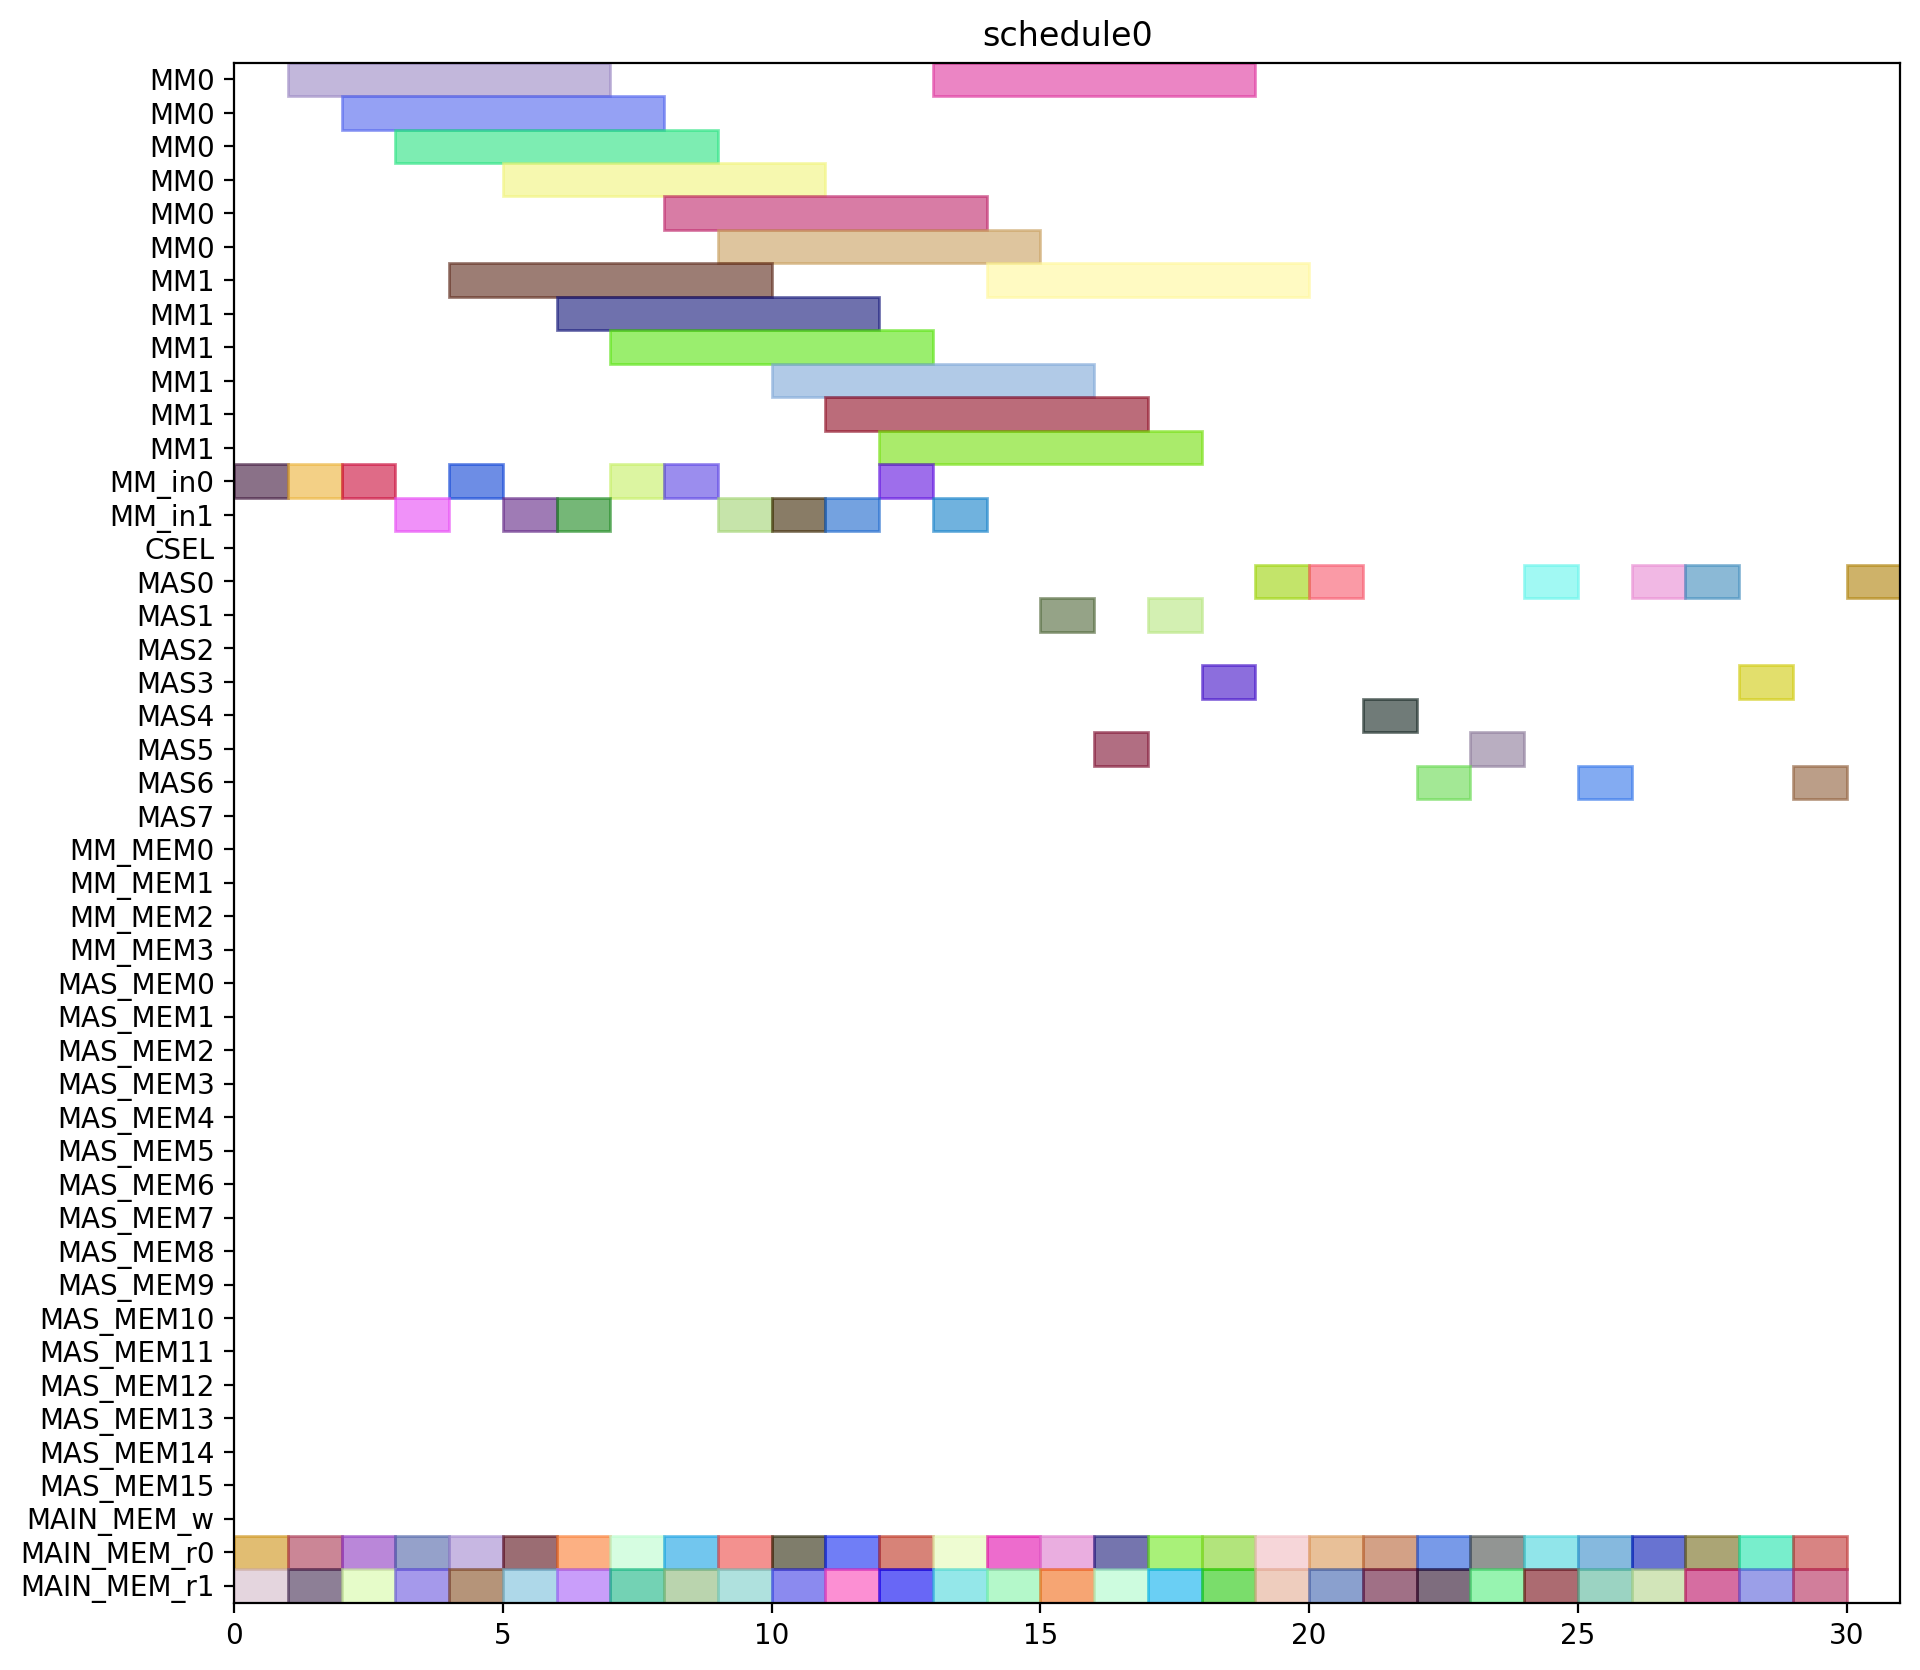

Here is the Python script that generated this plot:
from pyschedule import Scenario, solvers, plotters, alt


def solve():
	horizon = 120
	S = Scenario("schedule0", horizon=horizon)

	# resource
	MM = S.Resources('MM', num=2, size=6)
	MM_in = S.Resources('MM_in', num=2)
	CSEL = S.Resource('CSEL')
	MAS = S.Resources('MAS', num=8, size=1, periods=range(1, horizon))
	MM_MEM = S.Resources('MM_MEM', num=4)
	MAS_MEM = S.Resources('MAS_MEM', num=16)
	MAIN_MEM_w = S.Resource('MAIN_MEM_w', size=1)
	MAIN_MEM_r = S.Resources('MAIN_MEM_r', num=2)

	# result of previous scheduling

	# new tasks
	t1_t0 = S.Task('t1_t0', length=6, delay_cost=1)
	t1_t0 += alt(MM)
	t1_t0_in = S.Task('t1_t0_in', length=1, delay_cost=1)
	t1_t0_in += alt(MM_in)
	S += t1_t0_in*MM_in[0]<=t1_t0*MM[0]
	S += t1_t0_in*MM_in[1]<=t1_t0*MM[1]
	t1_t0_mem0 = S.Task('t1_t0_mem0', length=1, delay_cost=1)
	t1_t0_mem0 += MAIN_MEM_r[0]
	S += t1_t0_mem0 <= t1_t0

	t1_t0_mem1 = S.Task('t1_t0_mem1', length=1, delay_cost=1)
	t1_t0_mem1 += MAIN_MEM_r[1]
	S += t1_t0_mem1 <= t1_t0

	t1_t1 = S.Task('t1_t1', length=6, delay_cost=1)
	t1_t1 += alt(MM)
	t1_t1_in = S.Task('t1_t1_in', length=1, delay_cost=1)
	t1_t1_in += alt(MM_in)
	S += t1_t1_in*MM_in[0]<=t1_t1*MM[0]
	S += t1_t1_in*MM_in[1]<=t1_t1*MM[1]
	t1_t1_mem0 = S.Task('t1_t1_mem0', length=1, delay_cost=1)
	t1_t1_mem0 += MAIN_MEM_r[0]
	S += t1_t1_mem0 <= t1_t1

	t1_t1_mem1 = S.Task('t1_t1_mem1', length=1, delay_cost=1)
	t1_t1_mem1 += MAIN_MEM_r[1]
	S += t1_t1_mem1 <= t1_t1

	t1_t2 = S.Task('t1_t2', length=1, delay_cost=1)
	t1_t2 += alt(MAS)
	t1_t2_mem0 = S.Task('t1_t2_mem0', length=1, delay_cost=1)
	t1_t2_mem0 += MAIN_MEM_r[0]
	S += t1_t2_mem0 <= t1_t2

	t1_t2_mem1 = S.Task('t1_t2_mem1', length=1, delay_cost=1)
	t1_t2_mem1 += MAIN_MEM_r[1]
	S += t1_t2_mem1 <= t1_t2

	t1_t3 = S.Task('t1_t3', length=1, delay_cost=1)
	t1_t3 += alt(MAS)
	t1_t3_mem0 = S.Task('t1_t3_mem0', length=1, delay_cost=1)
	t1_t3_mem0 += MAIN_MEM_r[0]
	S += t1_t3_mem0 <= t1_t3

	t1_t3_mem1 = S.Task('t1_t3_mem1', length=1, delay_cost=1)
	t1_t3_mem1 += MAIN_MEM_r[1]
	S += t1_t3_mem1 <= t1_t3

	t2_t0 = S.Task('t2_t0', length=6, delay_cost=1)
	t2_t0 += alt(MM)
	t2_t0_in = S.Task('t2_t0_in', length=1, delay_cost=1)
	t2_t0_in += alt(MM_in)
	S += t2_t0_in*MM_in[0]<=t2_t0*MM[0]
	S += t2_t0_in*MM_in[1]<=t2_t0*MM[1]
	t2_t0_mem0 = S.Task('t2_t0_mem0', length=1, delay_cost=1)
	t2_t0_mem0 += MAIN_MEM_r[0]
	S += t2_t0_mem0 <= t2_t0

	t2_t0_mem1 = S.Task('t2_t0_mem1', length=1, delay_cost=1)
	t2_t0_mem1 += MAIN_MEM_r[1]
	S += t2_t0_mem1 <= t2_t0

	t2_t1 = S.Task('t2_t1', length=6, delay_cost=1)
	t2_t1 += alt(MM)
	t2_t1_in = S.Task('t2_t1_in', length=1, delay_cost=1)
	t2_t1_in += alt(MM_in)
	S += t2_t1_in*MM_in[0]<=t2_t1*MM[0]
	S += t2_t1_in*MM_in[1]<=t2_t1*MM[1]
	t2_t1_mem0 = S.Task('t2_t1_mem0', length=1, delay_cost=1)
	t2_t1_mem0 += MAIN_MEM_r[0]
	S += t2_t1_mem0 <= t2_t1

	t2_t1_mem1 = S.Task('t2_t1_mem1', length=1, delay_cost=1)
	t2_t1_mem1 += MAIN_MEM_r[1]
	S += t2_t1_mem1 <= t2_t1

	t2_t2 = S.Task('t2_t2', length=1, delay_cost=1)
	t2_t2 += alt(MAS)
	t2_t2_mem0 = S.Task('t2_t2_mem0', length=1, delay_cost=1)
	t2_t2_mem0 += MAIN_MEM_r[0]
	S += t2_t2_mem0 <= t2_t2

	t2_t2_mem1 = S.Task('t2_t2_mem1', length=1, delay_cost=1)
	t2_t2_mem1 += MAIN_MEM_r[1]
	S += t2_t2_mem1 <= t2_t2

	t2_t3 = S.Task('t2_t3', length=1, delay_cost=1)
	t2_t3 += alt(MAS)
	t2_t3_mem0 = S.Task('t2_t3_mem0', length=1, delay_cost=1)
	t2_t3_mem0 += MAIN_MEM_r[0]
	S += t2_t3_mem0 <= t2_t3

	t2_t3_mem1 = S.Task('t2_t3_mem1', length=1, delay_cost=1)
	t2_t3_mem1 += MAIN_MEM_r[1]
	S += t2_t3_mem1 <= t2_t3

	t0_t0 = S.Task('t0_t0', length=6, delay_cost=1)
	t0_t0 += alt(MM)
	t0_t0_in = S.Task('t0_t0_in', length=1, delay_cost=1)
	t0_t0_in += alt(MM_in)
	S += t0_t0_in*MM_in[0]<=t0_t0*MM[0]
	S += t0_t0_in*MM_in[1]<=t0_t0*MM[1]
	t0_t0_mem0 = S.Task('t0_t0_mem0', length=1, delay_cost=1)
	t0_t0_mem0 += MAIN_MEM_r[0]
	S += t0_t0_mem0 <= t0_t0

	t0_t0_mem1 = S.Task('t0_t0_mem1', length=1, delay_cost=1)
	t0_t0_mem1 += MAIN_MEM_r[1]
	S += t0_t0_mem1 <= t0_t0

	t0_t1 = S.Task('t0_t1', length=6, delay_cost=1)
	t0_t1 += alt(MM)
	t0_t1_in = S.Task('t0_t1_in', length=1, delay_cost=1)
	t0_t1_in += alt(MM_in)
	S += t0_t1_in*MM_in[0]<=t0_t1*MM[0]
	S += t0_t1_in*MM_in[1]<=t0_t1*MM[1]
	t0_t1_mem0 = S.Task('t0_t1_mem0', length=1, delay_cost=1)
	t0_t1_mem0 += MAIN_MEM_r[0]
	S += t0_t1_mem0 <= t0_t1

	t0_t1_mem1 = S.Task('t0_t1_mem1', length=1, delay_cost=1)
	t0_t1_mem1 += MAIN_MEM_r[1]
	S += t0_t1_mem1 <= t0_t1

	t0_t2 = S.Task('t0_t2', length=1, delay_cost=1)
	t0_t2 += alt(MAS)
	t0_t2_mem0 = S.Task('t0_t2_mem0', length=1, delay_cost=1)
	t0_t2_mem0 += MAIN_MEM_r[0]
	S += t0_t2_mem0 <= t0_t2

	t0_t2_mem1 = S.Task('t0_t2_mem1', length=1, delay_cost=1)
	t0_t2_mem1 += MAIN_MEM_r[1]
	S += t0_t2_mem1 <= t0_t2

	t0_t3 = S.Task('t0_t3', length=1, delay_cost=1)
	t0_t3 += alt(MAS)
	t0_t3_mem0 = S.Task('t0_t3_mem0', length=1, delay_cost=1)
	t0_t3_mem0 += MAIN_MEM_r[0]
	S += t0_t3_mem0 <= t0_t3

	t0_t3_mem1 = S.Task('t0_t3_mem1', length=1, delay_cost=1)
	t0_t3_mem1 += MAIN_MEM_r[1]
	S += t0_t3_mem1 <= t0_t3

	t4_t0_t0 = S.Task('t4_t0_t0', length=6, delay_cost=1)
	t4_t0_t0 += alt(MM)
	t4_t0_t0_in = S.Task('t4_t0_t0_in', length=1, delay_cost=1)
	t4_t0_t0_in += alt(MM_in)
	S += t4_t0_t0_in*MM_in[0]<=t4_t0_t0*MM[0]
	S += t4_t0_t0_in*MM_in[1]<=t4_t0_t0*MM[1]
	t4_t0_t0_mem0 = S.Task('t4_t0_t0_mem0', length=1, delay_cost=1)
	t4_t0_t0_mem0 += MAIN_MEM_r[0]
	S += t4_t0_t0_mem0 <= t4_t0_t0

	t4_t0_t0_mem1 = S.Task('t4_t0_t0_mem1', length=1, delay_cost=1)
	t4_t0_t0_mem1 += MAIN_MEM_r[1]
	S += t4_t0_t0_mem1 <= t4_t0_t0

	t4_t0_t1 = S.Task('t4_t0_t1', length=6, delay_cost=1)
	t4_t0_t1 += alt(MM)
	t4_t0_t1_in = S.Task('t4_t0_t1_in', length=1, delay_cost=1)
	t4_t0_t1_in += alt(MM_in)
	S += t4_t0_t1_in*MM_in[0]<=t4_t0_t1*MM[0]
	S += t4_t0_t1_in*MM_in[1]<=t4_t0_t1*MM[1]
	t4_t0_t1_mem0 = S.Task('t4_t0_t1_mem0', length=1, delay_cost=1)
	t4_t0_t1_mem0 += MAIN_MEM_r[0]
	S += t4_t0_t1_mem0 <= t4_t0_t1

	t4_t0_t1_mem1 = S.Task('t4_t0_t1_mem1', length=1, delay_cost=1)
	t4_t0_t1_mem1 += MAIN_MEM_r[1]
	S += t4_t0_t1_mem1 <= t4_t0_t1

	t4_t0_t2 = S.Task('t4_t0_t2', length=1, delay_cost=1)
	t4_t0_t2 += alt(MAS)
	t4_t0_t2_mem0 = S.Task('t4_t0_t2_mem0', length=1, delay_cost=1)
	t4_t0_t2_mem0 += MAIN_MEM_r[0]
	S += t4_t0_t2_mem0 <= t4_t0_t2

	t4_t0_t2_mem1 = S.Task('t4_t0_t2_mem1', length=1, delay_cost=1)
	t4_t0_t2_mem1 += MAIN_MEM_r[1]
	S += t4_t0_t2_mem1 <= t4_t0_t2

	t4_t0_t3 = S.Task('t4_t0_t3', length=1, delay_cost=1)
	t4_t0_t3 += alt(MAS)
	t4_t0_t3_mem0 = S.Task('t4_t0_t3_mem0', length=1, delay_cost=1)
	t4_t0_t3_mem0 += MAIN_MEM_r[0]
	S += t4_t0_t3_mem0 <= t4_t0_t3

	t4_t0_t3_mem1 = S.Task('t4_t0_t3_mem1', length=1, delay_cost=1)
	t4_t0_t3_mem1 += MAIN_MEM_r[1]
	S += t4_t0_t3_mem1 <= t4_t0_t3

	t4_t1_t0 = S.Task('t4_t1_t0', length=6, delay_cost=1)
	t4_t1_t0 += alt(MM)
	t4_t1_t0_in = S.Task('t4_t1_t0_in', length=1, delay_cost=1)
	t4_t1_t0_in += alt(MM_in)
	S += t4_t1_t0_in*MM_in[0]<=t4_t1_t0*MM[0]
	S += t4_t1_t0_in*MM_in[1]<=t4_t1_t0*MM[1]
	t4_t1_t0_mem0 = S.Task('t4_t1_t0_mem0', length=1, delay_cost=1)
	t4_t1_t0_mem0 += MAIN_MEM_r[0]
	S += t4_t1_t0_mem0 <= t4_t1_t0

	t4_t1_t0_mem1 = S.Task('t4_t1_t0_mem1', length=1, delay_cost=1)
	t4_t1_t0_mem1 += MAIN_MEM_r[1]
	S += t4_t1_t0_mem1 <= t4_t1_t0

	t4_t1_t1 = S.Task('t4_t1_t1', length=6, delay_cost=1)
	t4_t1_t1 += alt(MM)
	t4_t1_t1_in = S.Task('t4_t1_t1_in', length=1, delay_cost=1)
	t4_t1_t1_in += alt(MM_in)
	S += t4_t1_t1_in*MM_in[0]<=t4_t1_t1*MM[0]
	S += t4_t1_t1_in*MM_in[1]<=t4_t1_t1*MM[1]
	t4_t1_t1_mem0 = S.Task('t4_t1_t1_mem0', length=1, delay_cost=1)
	t4_t1_t1_mem0 += MAIN_MEM_r[0]
	S += t4_t1_t1_mem0 <= t4_t1_t1

	t4_t1_t1_mem1 = S.Task('t4_t1_t1_mem1', length=1, delay_cost=1)
	t4_t1_t1_mem1 += MAIN_MEM_r[1]
	S += t4_t1_t1_mem1 <= t4_t1_t1

	t4_t1_t2 = S.Task('t4_t1_t2', length=1, delay_cost=1)
	t4_t1_t2 += alt(MAS)
	t4_t1_t2_mem0 = S.Task('t4_t1_t2_mem0', length=1, delay_cost=1)
	t4_t1_t2_mem0 += MAIN_MEM_r[0]
	S += t4_t1_t2_mem0 <= t4_t1_t2

	t4_t1_t2_mem1 = S.Task('t4_t1_t2_mem1', length=1, delay_cost=1)
	t4_t1_t2_mem1 += MAIN_MEM_r[1]
	S += t4_t1_t2_mem1 <= t4_t1_t2

	t4_t1_t3 = S.Task('t4_t1_t3', length=1, delay_cost=1)
	t4_t1_t3 += alt(MAS)
	t4_t1_t3_mem0 = S.Task('t4_t1_t3_mem0', length=1, delay_cost=1)
	t4_t1_t3_mem0 += MAIN_MEM_r[0]
	S += t4_t1_t3_mem0 <= t4_t1_t3

	t4_t1_t3_mem1 = S.Task('t4_t1_t3_mem1', length=1, delay_cost=1)
	t4_t1_t3_mem1 += MAIN_MEM_r[1]
	S += t4_t1_t3_mem1 <= t4_t1_t3

	t4_t2_t0 = S.Task('t4_t2_t0', length=6, delay_cost=1)
	t4_t2_t0 += alt(MM)
	t4_t2_t0_in = S.Task('t4_t2_t0_in', length=1, delay_cost=1)
	t4_t2_t0_in += alt(MM_in)
	S += t4_t2_t0_in*MM_in[0]<=t4_t2_t0*MM[0]
	S += t4_t2_t0_in*MM_in[1]<=t4_t2_t0*MM[1]
	t4_t2_t0_mem0 = S.Task('t4_t2_t0_mem0', length=1, delay_cost=1)
	t4_t2_t0_mem0 += MAIN_MEM_r[0]
	S += t4_t2_t0_mem0 <= t4_t2_t0

	t4_t2_t0_mem1 = S.Task('t4_t2_t0_mem1', length=1, delay_cost=1)
	t4_t2_t0_mem1 += MAIN_MEM_r[1]
	S += t4_t2_t0_mem1 <= t4_t2_t0

	t4_t2_t1 = S.Task('t4_t2_t1', length=6, delay_cost=1)
	t4_t2_t1 += alt(MM)
	t4_t2_t1_in = S.Task('t4_t2_t1_in', length=1, delay_cost=1)
	t4_t2_t1_in += alt(MM_in)
	S += t4_t2_t1_in*MM_in[0]<=t4_t2_t1*MM[0]
	S += t4_t2_t1_in*MM_in[1]<=t4_t2_t1*MM[1]
	t4_t2_t1_mem0 = S.Task('t4_t2_t1_mem0', length=1, delay_cost=1)
	t4_t2_t1_mem0 += MAIN_MEM_r[0]
	S += t4_t2_t1_mem0 <= t4_t2_t1

	t4_t2_t1_mem1 = S.Task('t4_t2_t1_mem1', length=1, delay_cost=1)
	t4_t2_t1_mem1 += MAIN_MEM_r[1]
	S += t4_t2_t1_mem1 <= t4_t2_t1

	t4_t2_t2 = S.Task('t4_t2_t2', length=1, delay_cost=1)
	t4_t2_t2 += alt(MAS)
	t4_t2_t2_mem0 = S.Task('t4_t2_t2_mem0', length=1, delay_cost=1)
	t4_t2_t2_mem0 += MAIN_MEM_r[0]
	S += t4_t2_t2_mem0 <= t4_t2_t2

	t4_t2_t2_mem1 = S.Task('t4_t2_t2_mem1', length=1, delay_cost=1)
	t4_t2_t2_mem1 += MAIN_MEM_r[1]
	S += t4_t2_t2_mem1 <= t4_t2_t2

	t4_t2_t3 = S.Task('t4_t2_t3', length=1, delay_cost=1)
	t4_t2_t3 += alt(MAS)
	t4_t2_t3_mem0 = S.Task('t4_t2_t3_mem0', length=1, delay_cost=1)
	t4_t2_t3_mem0 += MAIN_MEM_r[0]
	S += t4_t2_t3_mem0 <= t4_t2_t3

	t4_t2_t3_mem1 = S.Task('t4_t2_t3_mem1', length=1, delay_cost=1)
	t4_t2_t3_mem1 += MAIN_MEM_r[1]
	S += t4_t2_t3_mem1 <= t4_t2_t3

	t4_t40 = S.Task('t4_t40', length=1, delay_cost=1)
	t4_t40 += alt(MAS)
	t4_t40_mem0 = S.Task('t4_t40_mem0', length=1, delay_cost=1)
	t4_t40_mem0 += MAIN_MEM_r[0]
	S += t4_t40_mem0 <= t4_t40

	t4_t40_mem1 = S.Task('t4_t40_mem1', length=1, delay_cost=1)
	t4_t40_mem1 += MAIN_MEM_r[1]
	S += t4_t40_mem1 <= t4_t40

	t4_t41 = S.Task('t4_t41', length=1, delay_cost=1)
	t4_t41 += alt(MAS)
	t4_t41_mem0 = S.Task('t4_t41_mem0', length=1, delay_cost=1)
	t4_t41_mem0 += MAIN_MEM_r[0]
	S += t4_t41_mem0 <= t4_t41

	t4_t41_mem1 = S.Task('t4_t41_mem1', length=1, delay_cost=1)
	t4_t41_mem1 += MAIN_MEM_r[1]
	S += t4_t41_mem1 <= t4_t41

	t4_t50 = S.Task('t4_t50', length=1, delay_cost=1)
	t4_t50 += alt(MAS)
	t4_t50_mem0 = S.Task('t4_t50_mem0', length=1, delay_cost=1)
	t4_t50_mem0 += MAIN_MEM_r[0]
	S += t4_t50_mem0 <= t4_t50

	t4_t50_mem1 = S.Task('t4_t50_mem1', length=1, delay_cost=1)
	t4_t50_mem1 += MAIN_MEM_r[1]
	S += t4_t50_mem1 <= t4_t50

	t4_t51 = S.Task('t4_t51', length=1, delay_cost=1)
	t4_t51 += alt(MAS)
	t4_t51_mem0 = S.Task('t4_t51_mem0', length=1, delay_cost=1)
	t4_t51_mem0 += MAIN_MEM_r[0]
	S += t4_t51_mem0 <= t4_t51

	t4_t51_mem1 = S.Task('t4_t51_mem1', length=1, delay_cost=1)
	t4_t51_mem1 += MAIN_MEM_r[1]
	S += t4_t51_mem1 <= t4_t51

	t4_t8_t0 = S.Task('t4_t8_t0', length=6, delay_cost=1)
	t4_t8_t0 += alt(MM)
	t4_t8_t0_in = S.Task('t4_t8_t0_in', length=1, delay_cost=1)
	t4_t8_t0_in += alt(MM_in)
	S += t4_t8_t0_in*MM_in[0]<=t4_t8_t0*MM[0]
	S += t4_t8_t0_in*MM_in[1]<=t4_t8_t0*MM[1]
	t4_t8_t0_mem0 = S.Task('t4_t8_t0_mem0', length=1, delay_cost=1)
	t4_t8_t0_mem0 += MAIN_MEM_r[0]
	S += t4_t8_t0_mem0 <= t4_t8_t0

	t4_t8_t0_mem1 = S.Task('t4_t8_t0_mem1', length=1, delay_cost=1)
	t4_t8_t0_mem1 += MAIN_MEM_r[1]
	S += t4_t8_t0_mem1 <= t4_t8_t0

	t4_t8_t1 = S.Task('t4_t8_t1', length=6, delay_cost=1)
	t4_t8_t1 += alt(MM)
	t4_t8_t1_in = S.Task('t4_t8_t1_in', length=1, delay_cost=1)
	t4_t8_t1_in += alt(MM_in)
	S += t4_t8_t1_in*MM_in[0]<=t4_t8_t1*MM[0]
	S += t4_t8_t1_in*MM_in[1]<=t4_t8_t1*MM[1]
	t4_t8_t1_mem0 = S.Task('t4_t8_t1_mem0', length=1, delay_cost=1)
	t4_t8_t1_mem0 += MAIN_MEM_r[0]
	S += t4_t8_t1_mem0 <= t4_t8_t1

	t4_t8_t1_mem1 = S.Task('t4_t8_t1_mem1', length=1, delay_cost=1)
	t4_t8_t1_mem1 += MAIN_MEM_r[1]
	S += t4_t8_t1_mem1 <= t4_t8_t1

	solvers.mip.solve(S,msg=1,kind='CPLEX',ratio_gap=1.01)

	solution = [['hoge']*len(S.solution()[1]) for i in range(len(S.solution()))]
	for i in range(len(S.solution())):
		for j in range(len(S.solution()[i])):
			solution[i][j]=str(S.solution()[i][j])
	print(solution)

	cycles = int(solution[-1][3])

	pic_file_name = "/home/mfukuda/ABE/multiRAM_multiMAS_16mux/scheduling_result/stage6MM2_stage1MAS8/SPARSE/schedule0.png"
	if(S.solution() != []):
		plotters.matplotlib.plot(S,img_filename=pic_file_name, show_task_labels=False, fig_size=(cycles*0.25+3, 10))

	return solution
